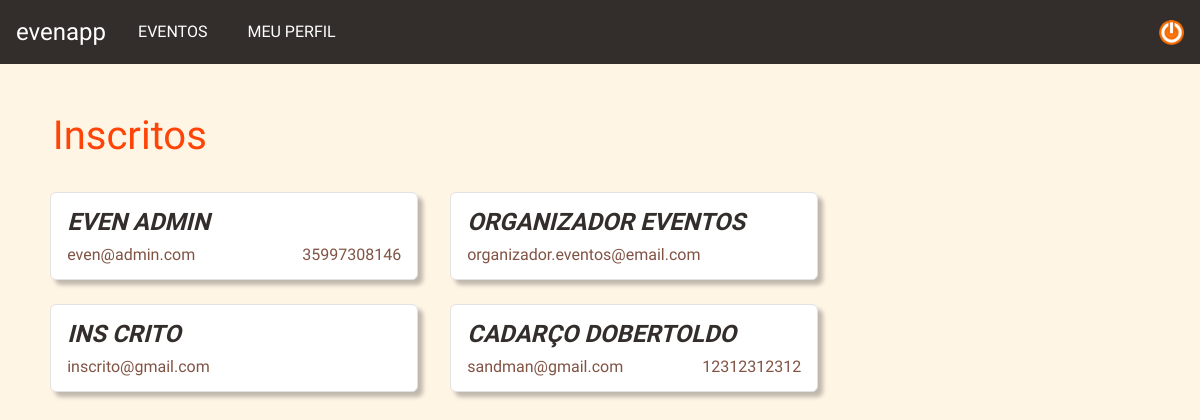
Before: /subscribers with the older database file.
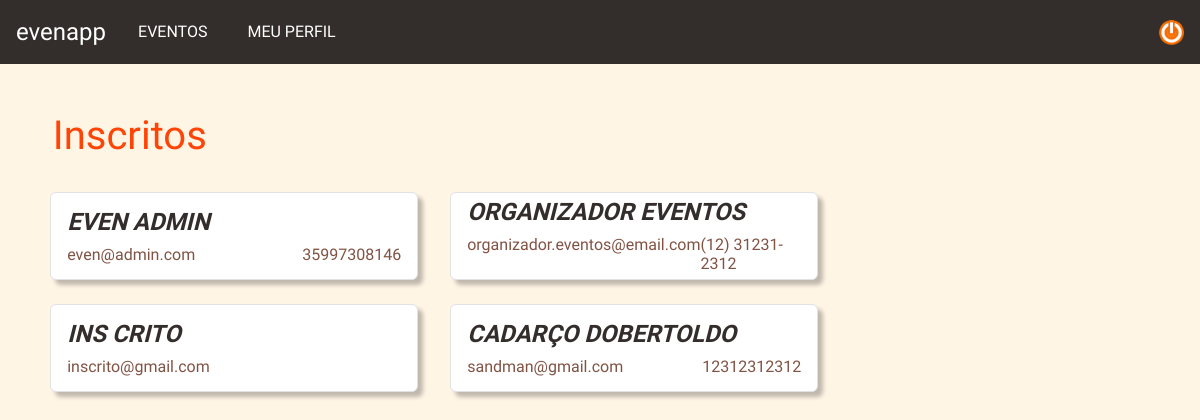
After: the same page with the newer database file.
### evenapp/models.py (models this page shows, shortened)
class Usuario(AbstractBaseUser, PermissionsMixin):
    TIPO_USUARIO_CHOICES = [
        ('admin', 'Administrador'),
        ('criador', 'Criador de Evento'),
        ('normal', 'Usuário Normal'),
    ]
    email = models.EmailField(unique=True)
    first_name = models.CharField(max_length=30, blank=True)
    last_name = models.CharField(max_length=30, blank=True)
    telefone = models.CharField(max_length=20, blank=True)
    tipo = models.CharField(max_length=10, choices=TIPO_USUARIO_CHOICES, default='normal')
    is_active = models.BooleanField(default=True)
    is_staff = models.BooleanField(default=False)  # necessário para acessar o admin
    date_joined = models.DateTimeField(default=timezone.now)
    objects = UsuarioManager()
    USERNAME_FIELD = 'email'
    REQUIRED_FIELDS = ['first_name', 'last_name', 'telefone']

### evenapp/views.py (the view)
# urls.py: path('subscribers', views.subscribers, name='subscribers'),
def subscribers(request):
    subscribers = Usuario.objects.all()
    return render(request, 'events/subscribers.html', {'subscribers': subscribers})

### evenapp/templates/events/subscribers.html
{% extends "base.html" %}
{% load static %}
{% block extra_css %}
<link rel="stylesheet" href="{% static 'css/subscribers.css' %}">
{% endblock %}
{% block content %}
<div class="content">
    <h1 class="title pt-5">Inscritos</h1>
    <div class="subscribers">
        {% for subscriber in subscribers %}
        {% include 'users/subscriber.html' %}
        {% empty %}
        <h3 style="font-family: 'Roboto';">Nenhum evento disponível.</h3>
        {% endfor %}
    </div>
</div>
{% endblock %}

### evenapp/templates/users/subscriber.html
{% load static %}
{% load custom_filters %}
{% block extra_css %}
<link rel="stylesheet" href="{% static 'css/subscriber.css' %}">
{% endblock %}
{% block content %}
<div class="card mt-4 mx-3">
    <div class="mx-3">
        <h3 class="subscriber subscriber-title">{{subscriber.first_name}} {{subscriber.last_name}}</h3>
        <div class="mt-2" style="display: flex; justify-content: space-between;">
            <h4 class="subscriber subscriber-details">{{subscriber.email}}</h4>
            <h4 class="subscriber subscriber-details">{{subscriber.telefone}}</h4>
        </div>
    </div>
</div>
{% endblock %}

Changed rows visible on the page:
changed Usuario "ORGANIZADOR": telefone (not shown) → "(12) 31231-2312"
